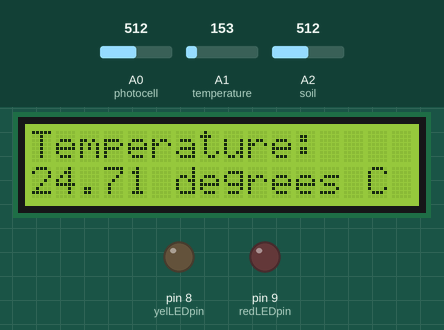
This sketch was run on a simulated Arduino Uno, built with avr-gcc and run on an emulated ATmega328P. Parts: 16×2 character LCD, output pins drawn as LEDs (lit = HIGH). Inputs (shaded band) come from the test bench; at power-on: A1 (temperature) = 153, A0 (photocell) = 512, A2 (soil) = 512. What the sketch prints to the serial monitor is not drawn.

Above: at 1.2 s.
1.3 s: A1 (temperature) set to 165
At 9.8 s:
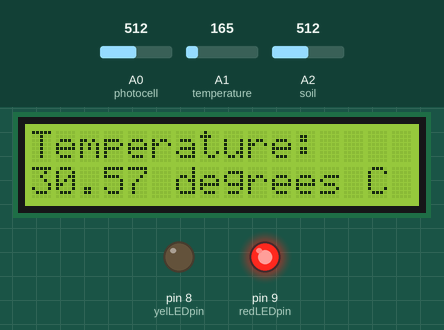
13.7 s: A0 (photocell) set to 542
At 22.5 s:
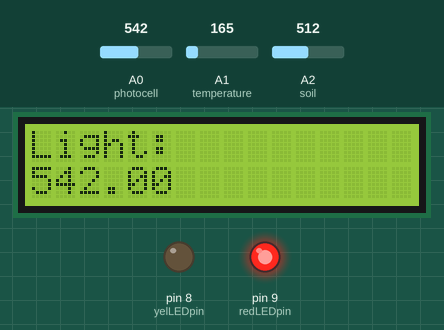
27.7 s: A0 (photocell) set to 562
At 39.9 s:
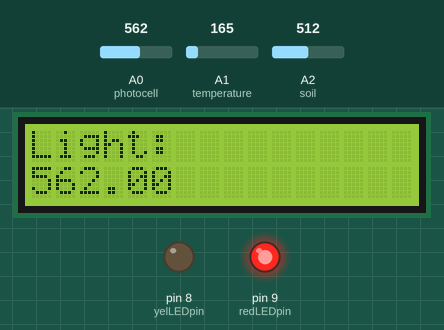
40.9 s: A2 (soil) set to 560
At 52.8 s:
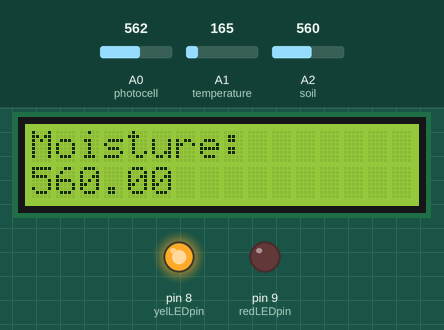
54.9 s: A1 (temperature) set to 175
At 64.2 s:
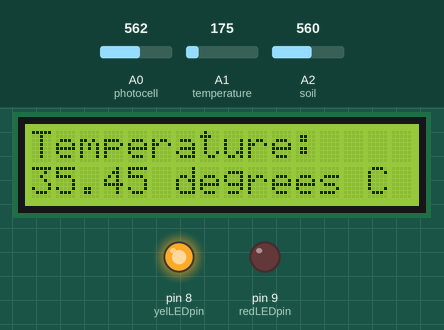
68.2 s: A2 (soil) set to 540
At 80.0 s:
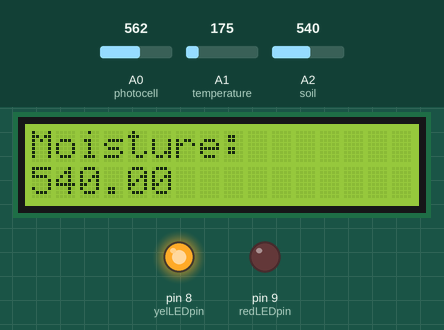
Timing chart, 0 to 81.5 s (numbered marks = the images above; inputs shaded):
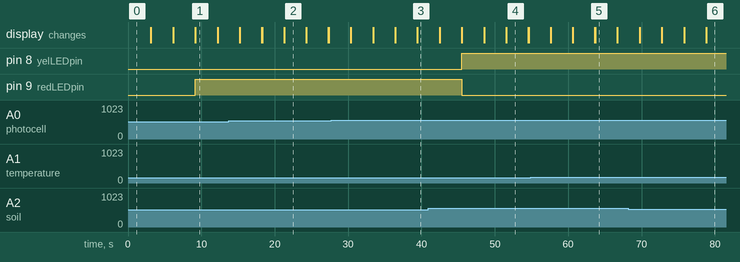

Measured:
- what the display in image 1 shows lasts 3.0 s, from 9.2 s to 12.2 s

The sketch:

Plantmonitor_2017_p1.ino
```cpp
#include <Wire.h>
#include <LiquidCrystal_I2C.h>  //library needed for backpack and LCD

/*GND - GND         // LCD I2C backpack
VCC - 5V
SDA - ANALOG Pin 4
SCL - ANALOG pin 5
*/

int photocell = 0;    //analog pin
int redLEDpin = 9;
int yelLEDpin = 8;
int temperature = 1;  //analog pin
int soil = 2;         //analog pin

LiquidCrystal_I2C lcd(0x27,16,2);  // set the LCD address to 0x27 for a 16 chars and 2 line display

void setup() {

pinMode(photocell,INPUT);
pinMode(temperature,INPUT);
pinMode(soil,INPUT);
pinMode(redLEDpin,OUTPUT);
pinMode(yelLEDpin,OUTPUT);
Serial.begin(9600);             //start serial monitor

lcd.init();                      // initialize the lcd
lcd.backlight();                // Print a message to the LCD.
}

void loop() {

int tempReading = analogRead(temperature);
float cellRead = analogRead(photocell);
float soilRead = analogRead(soil);
float voltage = tempReading * 5.0;     //converting reading to voltage
voltage /= 1024;
float Celsius = (voltage - 0.5) * 100; // 10mV per degree

Serial.println("Voltage: ");           //print volts to serial monitor
Serial.print(voltage);
Serial.println("V ");

Serial.println("Temperature: ");       //print temperature to serial monitor
Serial.print(Celsius);
Serial.println(" degrees celsius");

Serial.println("Moisture: ");          //print moisture to serial monitor
Serial.print(soilRead);
Serial.println(" ");

lcd.setCursor(0, 0);                   //celsius to LCD
lcd.print("Temperature: ");
lcd.setCursor(0, 1);
lcd.print(Celsius);
lcd.print(" degrees C ");
delay(3000);
lcd.clear();

lcd.setCursor(0, 0);                   //photocell to LCD
lcd.print("Light: ");
lcd.setCursor(0, 1);
lcd.print(cellRead);
delay(3000);
lcd.clear();

lcd.setCursor(0, 0);                   //moisture value to LCD
lcd.print("Moisture: ");
lcd.setCursor(0, 1);
lcd.print(soilRead);
delay(3000);
lcd.clear();


if (cellRead > 550 && Celsius > 21 && soilRead < 800) //LED sequences
{
  digitalWrite(yelLEDpin,HIGH);        // yellow LED if all of the conditions above is true
  digitalWrite(redLEDpin,LOW);
}else
{
  digitalWrite(redLEDpin,HIGH);        // red LED if one of the conditions above is false
  digitalWrite(yelLEDpin,LOW);
}
}
```
